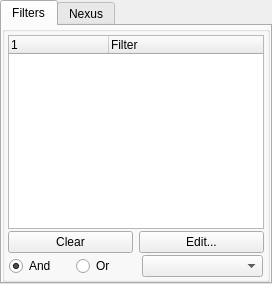
      <widget class="QTabWidget" name="leftPanelTabs">
       <property name="maximumSize">
        <size>
         <width>500</width>
         <height>16777215</height>
        </size>
       </property>
       <property name="currentIndex">
        <number>0</number>
       </property>
       <widget class="QGroupBox" name="categoriesGroup">
        <attribute name="title">
         <string>Filters</string>
        </attribute>
        <layout class="QVBoxLayout" name="verticalLayout_10" stretch="6,0,0">
         <property name="spacing">
          <number>0</number>
         </property>
         <property name="leftMargin">
          <number>3</number>
         </property>
         <property name="topMargin">
          <number>3</number>
         </property>
         <property name="rightMargin">
          <number>3</number>
         </property>
         <property name="bottomMargin">
          <number>0</number>
         </property>
         <item>
          <widget class="QTreeWidget" name="filters">
           <property name="minimumSize">
            <size>
             <width>120</width>
             <height>0</height>
            </size>
           </property>
           <property name="contextMenuPolicy">
            <enum>Qt::NoContextMenu</enum>
           </property>
           <property name="alternatingRowColors">
            <bool>true</bool>
           </property>
           <property name="selectionMode">
            <enum>QAbstractItemView::NoSelection</enum>
           </property>
           <property name="indentation">
            <number>0</number>
           </property>
           <property name="rootIsDecorated">
            <bool>false</bool>
           </property>
           <property name="uniformRowHeights">
            <bool>true</bool>
           </property>
           <property name="allColumnsShowFocus">
            <bool>true</bool>
           </property>
           <attribute name="headerCascadingSectionResizes">
            <bool>false</bool>
           </attribute>
           <column>
            <property name="text">
             <string/>
            </property>
            <property name="toolTip">
             <string>State of the filter, can either be Disabled, Enabled or Inverted.</string>
            </property>
           </column>
           <column>
            <property name="text">
             <string notr="true">Filter</string>
            </property>
            <property name="toolTip">
             <string>Filter to apply to the modlist.</string>
            </property>
           </column>
          </widget>
         </item>
         <item>
          <widget class="QWidget" name="widget_2" native="true">
           <layout class="QHBoxLayout" name="horizontalLayout_8">
            <property name="leftMargin">
             <number>0</number>
            </property>
            <property name="topMargin">
             <number>2</number>
            </property>
            <property name="rightMargin">
             <number>0</number>
            </property>
            <property name="bottomMargin">
             <number>0</number>
            </property>
            <item>
             <widget class="QPushButton" name="filtersClear">
              <property name="text">
               <string>Clear</string>
              </property>
             </widget>
            </item>
            <item>
             <widget class="QPushButton" name="filtersEdit">
              <property name="text">
               <string>Edit...</string>
              </property>
             </widget>
            </item>
           </layout>
          </widget>
         </item>
         <item>
          <widget class="QWidget" name="widget" native="true">
           <property name="sizePolicy">
            <sizepolicy hsizetype="Preferred" vsizetype="Preferred">
             <horstretch>0</horstretch>
             <verstretch>0</verstretch>
            </sizepolicy>
           </property>
           <layout class="QHBoxLayout" name="horizontalLayout_11" stretch="1,1,2">
            <property name="leftMargin">
             <number>1</number>
            </property>
            <property name="topMargin">
             <number>2</number>
            </property>
            <property name="rightMargin">
             <number>1</number>
            </property>
            <property name="bottomMargin">
             <number>2</number>
            </property>
            <item>
             <widget class="QRadioButton" name="filtersAnd">
              <property name="toolTip">
               <string>Display mods that match all selected categories.</string>
              </property>
              <property name="text">
               <string>And</string>
              </property>
              <property name="checked">
               <bool>true</bool>
              </property>
             </widget>
            </item>
            <item>
             <widget class="QRadioButton" name="filtersOr">
              <property name="toolTip">
               <string>Display mods that match at least one of the selected categories</string>
              </property>
              <property name="text">
               <string>Or</string>
              </property>
             </widget>
            </item>
            <item>
             <widget class="QComboBox" name="filtersSeparators">
              <property name="sizePolicy">
               <sizepolicy hsizetype="Preferred" vsizetype="Fixed">
                <horstretch>0</horstretch>
                <verstretch>0</verstretch>
               </sizepolicy>
              </property>
              <property name="toolTip">
               <string>
                               Filter: only show the separators that match the current filters
                               Show: always show separators
                               Hide: never show separators
                             </string>
              </property>
             </widget>
            </item>
           </layout>
          </widget>
         </item>
        </layout>
       </widget>
       <widget class="QWidget" name="nexusTab">
        <attribute name="title">
         <string>Nexus</string>
        </attribute>
       </widget>
      </widget>
